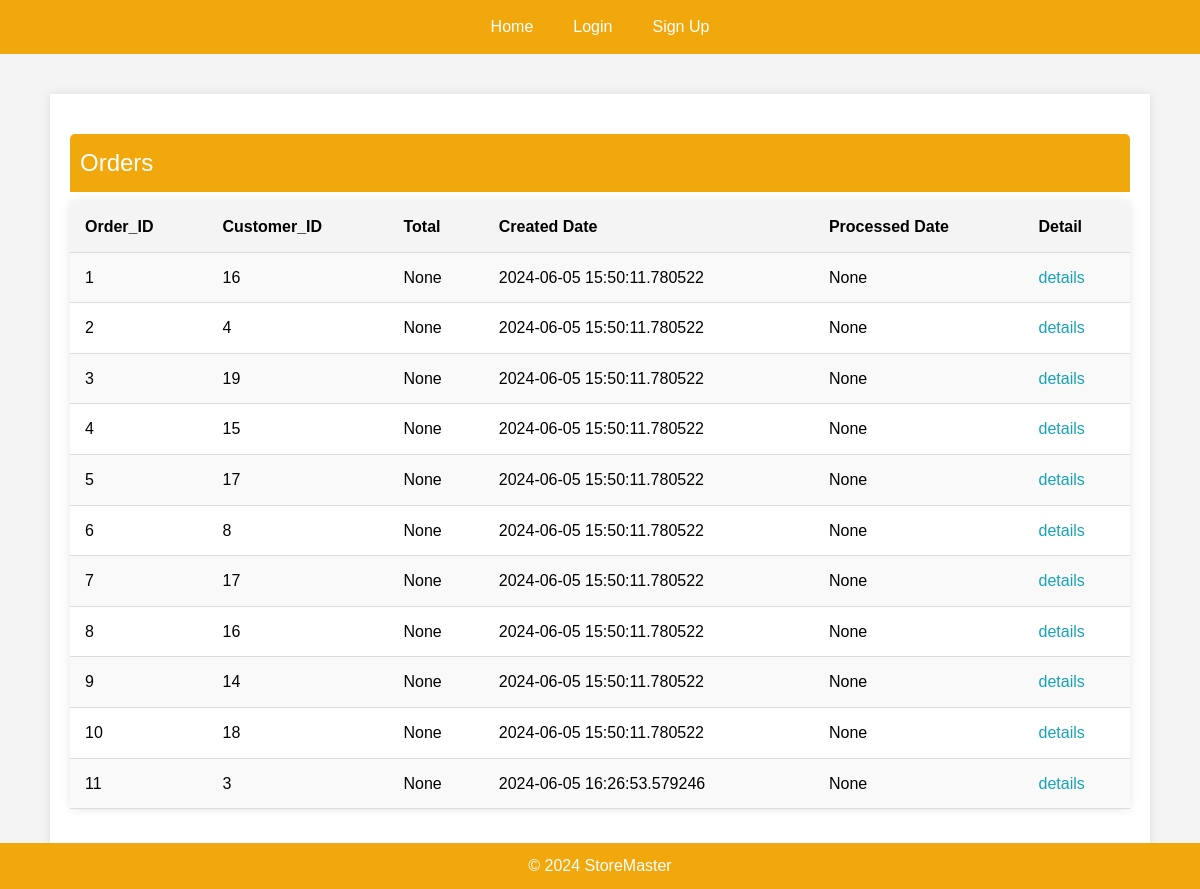
Screenshot of /orders/ with the database file from the repository.
### StoreMaster/models.py (models this page shows, shortened)
class Order(db.Model):
    oid = mapped_column(Integer, primary_key=True)
    customer_id = mapped_column(
        Integer, ForeignKey("customer.cid", ondelete="CASCADE"), nullable=False)
    total = mapped_column(Numeric(10, 2), nullable=True)
    created = mapped_column(DateTime, nullable=False,
                            default=datetime.datetime.now())
    processed = mapped_column(DateTime, nullable=True)
    customer = relationship(
        "Customer", back_populates="orders")
    records = relationship(
        "ProductOrder", back_populates="order", cascade="all, delete")

### StoreMaster/web_interface/orders.py (the view)
@orders_bp.route('/', methods=['GET'])
def order_list():
    statement = db.select(Order).order_by(Order.oid)
    records = db.session.execute(statement)
    orders = records.scalars()
    return render_template("order.html", orders=orders)

### StoreMaster/templates/order.html (shortened to what this page needs)
{% extends "base.html" %}  {% block content %}
<div class="block-content">
<table>
  <caption>
    Orders
  </caption>
  <tr>
    <th>Order_ID</th>
    <th>Customer_ID</th>
    <th>Total</th>
    <th>Created Date</th>
    <th>Processed Date</th>
    <th>Detail</th>
  </tr>
  {% for order in orders %}
  <tr>
    <td>{{ order.oid }}</td>
    <td>{{ order.customer_id }}</td>
    <td>{{ order.total }}</td>
    <td>{{ order.created }}</td>
    <td>{{ order.processed }}</td>
    <td>
      <a href="{{ url_for('orders_html.order_detail',order_id=order.oid) }}"
        >details</a
      >
    </td>
  </tr>
  {%else%}
  <tr>
    <td colspan="6">No results</td>
  </tr>
  {% endfor %}
</table>
</div>
{% endblock %}

### StoreMaster/static/style.css (style rules this page uses)
body, h1, a { margin: 0; padding: 0; }
body { font-family: Arial, sans-serif; line-height: 1.6; background-color: #f4f4f4; margin: 0; padding: 0; }
.block-content { padding: 20px; background: white; margin: 20px 0; box-shadow: 0 0 10px rgba(0, 0, 0, 0.1); }
table { width: 100%; border-collapse: collapse; margin: 20px 0; background: white; box-shadow: 0 0 10px rgba(0, 0, 0, 0.1); }
table caption { font-size: 1.5em; margin-bottom: 10px; text-align: left; padding: 10px; background-color: #f1a80c; color: white; border-top-left-radius: 5px; border-top-right-radius: 5px; }
table th, table td { padding: 12px 15px; text-align: left; border-bottom: 1px solid #ddd; }
table th { background-color: #f4f4f4; font-weight: bold; }
table tr:nth-child(even) { background-color: #f9f9f9; }
table a { color: #17a2b8; text-decoration: none; }

### rows the page displays
Order: oid "1", customer_id "16", total "None", created "2024-06-05 15:50:11.780522", processed "None"
Order: oid "2", customer_id "4", total "None", created "2024-06-05 15:50:11.780522", processed "None"
Order: oid "3", customer_id "19", total "None", created "2024-06-05 15:50:11.780522", processed "None"
Order: oid "4", customer_id "15", total "None", created "2024-06-05 15:50:11.780522", processed "None"
Order: oid "5", customer_id "17", total "None", created "2024-06-05 15:50:11.780522", processed "None"
Order: oid "6", customer_id "8", total "None", created "2024-06-05 15:50:11.780522", processed "None"
Order: oid "7", customer_id "17", total "None", created "2024-06-05 15:50:11.780522", processed "None"
Order: oid "8", customer_id "16", total "None", created "2024-06-05 15:50:11.780522", processed "None"
Order: oid "9", customer_id "14", total "None", created "2024-06-05 15:50:11.780522", processed "None"
Order: oid "10", customer_id "18", total "None", created "2024-06-05 15:50:11.780522", processed "None"
Order: oid "11", customer_id "3", total "None", created "2024-06-05 16:26:53.579246", processed "None"
